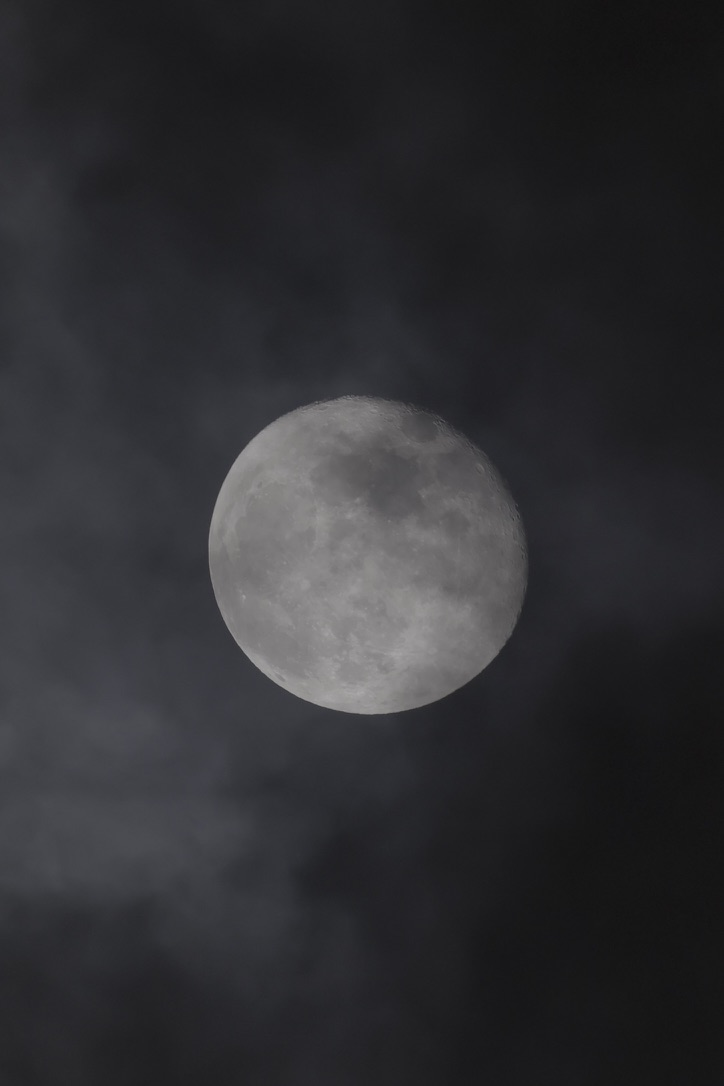
%> input picture Sharpen images/Moon.jpeg, 724 x 1086 px; its folder holds only this picture in this run
$ octave SharpenFilter.m   (GNU Octave 9; MATLAB toolbox functions it lacks are replaced by stand-ins)
%> lines starting %> are read from the running program, lines starting %| are printed output that depends on the picture
### Sharpen images/processImage.m
function processImage(filename)
%> called with filename = 'Moon.jpeg'
    % 讀取圖片並轉為灰階
    img = imread(filename);
%> img is the input picture: size 1086x724x3 uint8; mean R, G, B 46.6, 46.6, 49.7

    if size(img, 3) == 3
        img = rgb2gray(img);
%> img: size 1086x724 uint8
    end

    img = double(img);
%> img: size 1086x724 double

    % Laplacian kernel
    kernel = [1  1  1;
              1 -8  1;
              1  1  1];

    % 對圖片做 Laplacian 卷積（使用 zero-padding）
    laplacian = conv2(img, kernel, 'same');
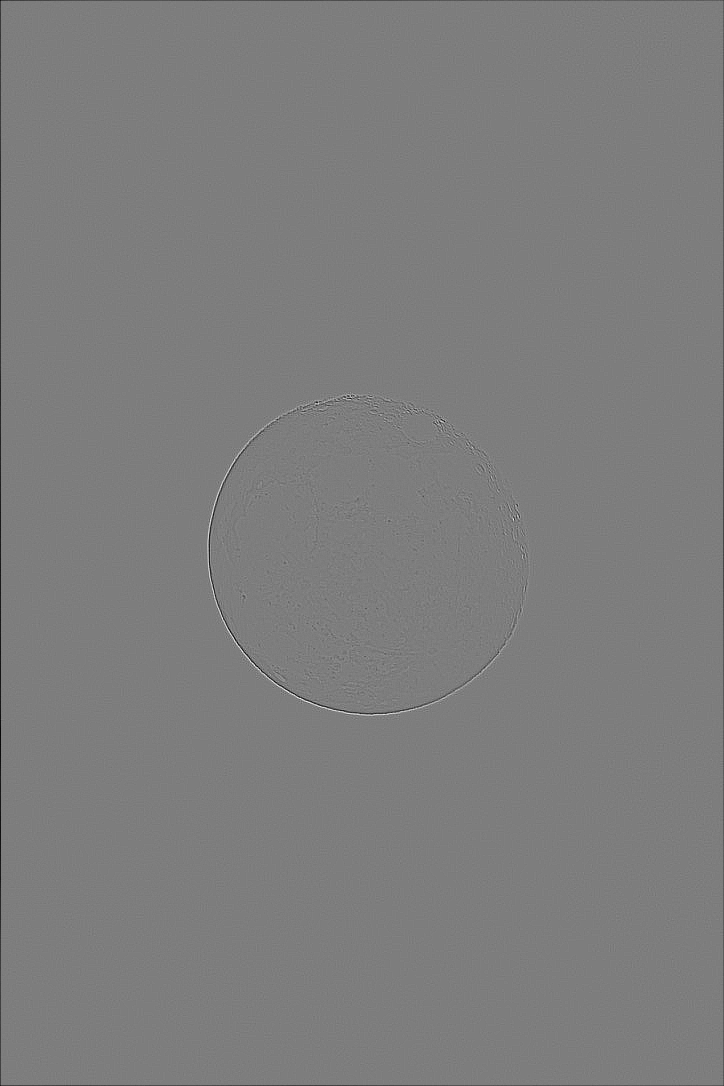
%> laplacian: size 1086x724 double; min -248, max 255, mean -0.5; drawn with min black and max white

    % 銳化影像 = 原始影像 - Laplacian 影像
    sharpened = img - laplacian;
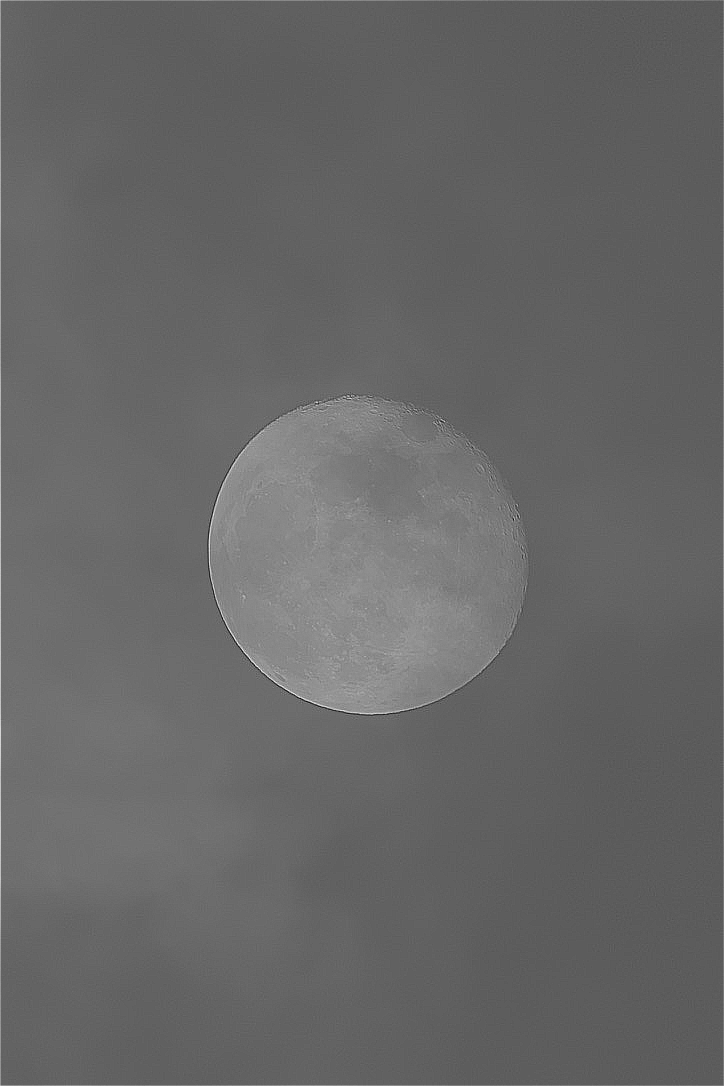
%> sharpened: size 1086x724 double; min -198, max 410, mean 47.4; drawn with min black and max white

    % 截斷至 [0, 255]
    sharpened = max(0, min(255, sharpened));

    % 顯示三張圖
    [~, name, ~] = fileparts(filename);
    figure('Name', name);

    subplot(1, 3, 1);
    imshow(uint8(img));
    title('Original');

    subplot(1, 3, 2);

    % Laplacian 正規化至 [0,255] 以便顯示
    lap_display = laplacian - min(laplacian(:));
    lap_display = lap_display / max(lap_display(:)) * 255;

    imshow(uint8(lap_display));
    title('Laplacian');

    subplot(1, 3, 3);
    imshow(uint8(sharpened));
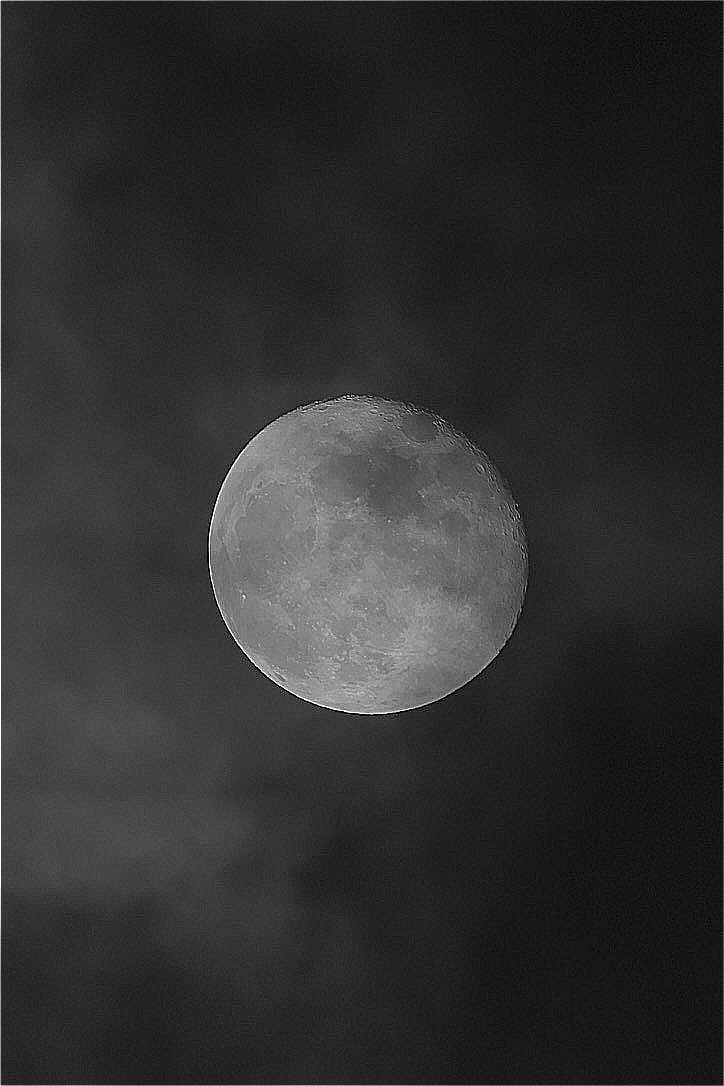
%> displayed picture: size 1086x724, on the screen's scale of 0 to 255; min 0, max 255, mean 47.4; mean of the top-left, top-right, bottom-left and bottom-right quarters 50.2, 35.9, 63.4, 40.2
    title('Sharpened');

    save_figure(filename);
end

### Sharpen images/save_figure.m
function save_figure(picture_name)
    [~, base_name, ~] = fileparts(picture_name);
    if ~exist('result', 'dir')
        mkdir('result');
    end
    output_filename = fullfile('result', base_name + "_result.png");
    exportgraphics(gcf, output_filename, 'Resolution', 1200);
end

### Sharpen images/SharpenFilter.m
close all; clear; clc;

% 讀取資料夾內所有圖片（排除含 "result" 的檔名）
allFiles = [dir('*.jpeg'); dir('*.jpg'); dir('*.png'); dir('*.tiff'); dir('*.tif'); dir('*.bmp')];
mask = ~contains({allFiles.name}, 'result');
fileList = allFiles(mask);

for f = 1:length(fileList)
    processImage(fileList(f).name);
end
